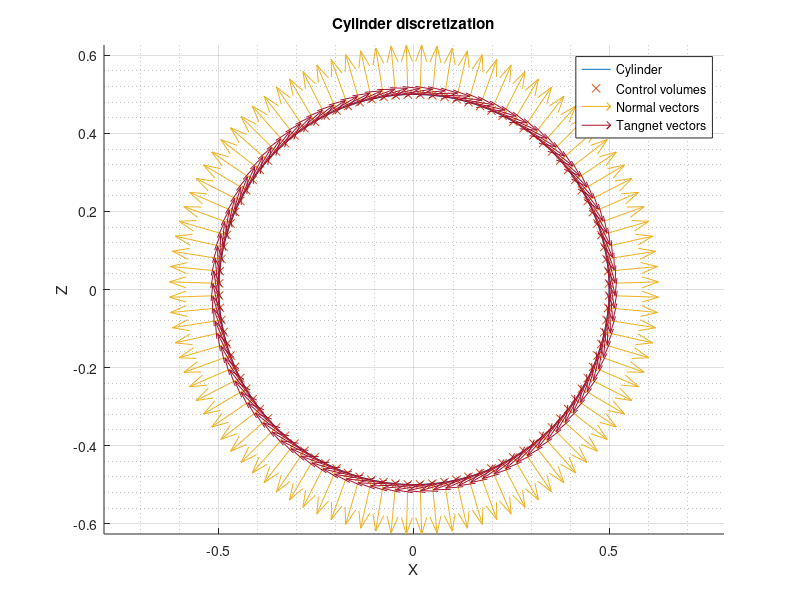

Recreate this plot in MATLAB.
clear
close all
clc

%% DATA INPUT
R = 0.5;
N = 100;
M = N +1;
angle = linspace(0, 2*pi, M);

%% VECTOR DEFINITION
posicions = zeros(M, 2);
pos_cv = zeros(N, 2);
long = zeros(N, 1);
sin_array = zeros(N, 1);
cos_array = zeros(N, 1);
T_c = zeros(N, 2);
N_c = zeros(N, 2);

%% CALCULATIONS

% compute the x & z position of each node point
for i = 1:M
    posicions(i, 1) = R * cos(angle(1, i));
    posicions(i, 2) = - R * sin(angle(1, i));
end

for i = 1:N
    % compute the x & z position of each control volume
    pos_cv(i, 1) = (posicions(i, 1) + posicions(i+1, 1)) / 2;
    pos_cv(i, 2) = (posicions(i, 2) + posicions(i+1, 2)) / 2;
    % compute the longitud of each control volume
    diferencia_x = abs(posicions(i, 1) - posicions(i+1, 1));
    diferencia_z = abs(posicions(i, 2) - posicions(i+1, 2));
    long(i, 1) = sqrt(diferencia_x^2 + diferencia_z^2);
    % compute the cos & sen that the cv maes with x axis
    sin_array(i, 1) = (-posicions(i+1, 2) + posicions(i, 2)) / long(i, 1);
    cos_array(i, 1) = (+posicions(i+1, 1) - posicions(i, 1)) / long(i, 1);
    % definition of normal & tangent vectors for each control volume
    N_c(i, :) = [sin_array(i, 1), cos_array(i, 1)];
    T_c(i, :) = [cos_array(i, 1), -sin_array(i, 1)];

end

figure(1)
hold on
plot(posicions(:, 1), posicions(:, 2))
plot(pos_cv(:, 1), pos_cv(:, 2), 'x')
quiver(pos_cv(:, 1), pos_cv(:, 2), N_c(:, 1), N_c(:, 2))
quiver(pos_cv(:, 1), pos_cv(:, 2), T_c(:, 1), T_c(:, 2))
xlabel('X')
ylabel('Z')
title('Cylinder discretization')
legend('Cylinder', 'Control volumes', 'Normal vectors', 'Tangnet vectors', 'Location','best')
axis equal
grid on 
grid minor